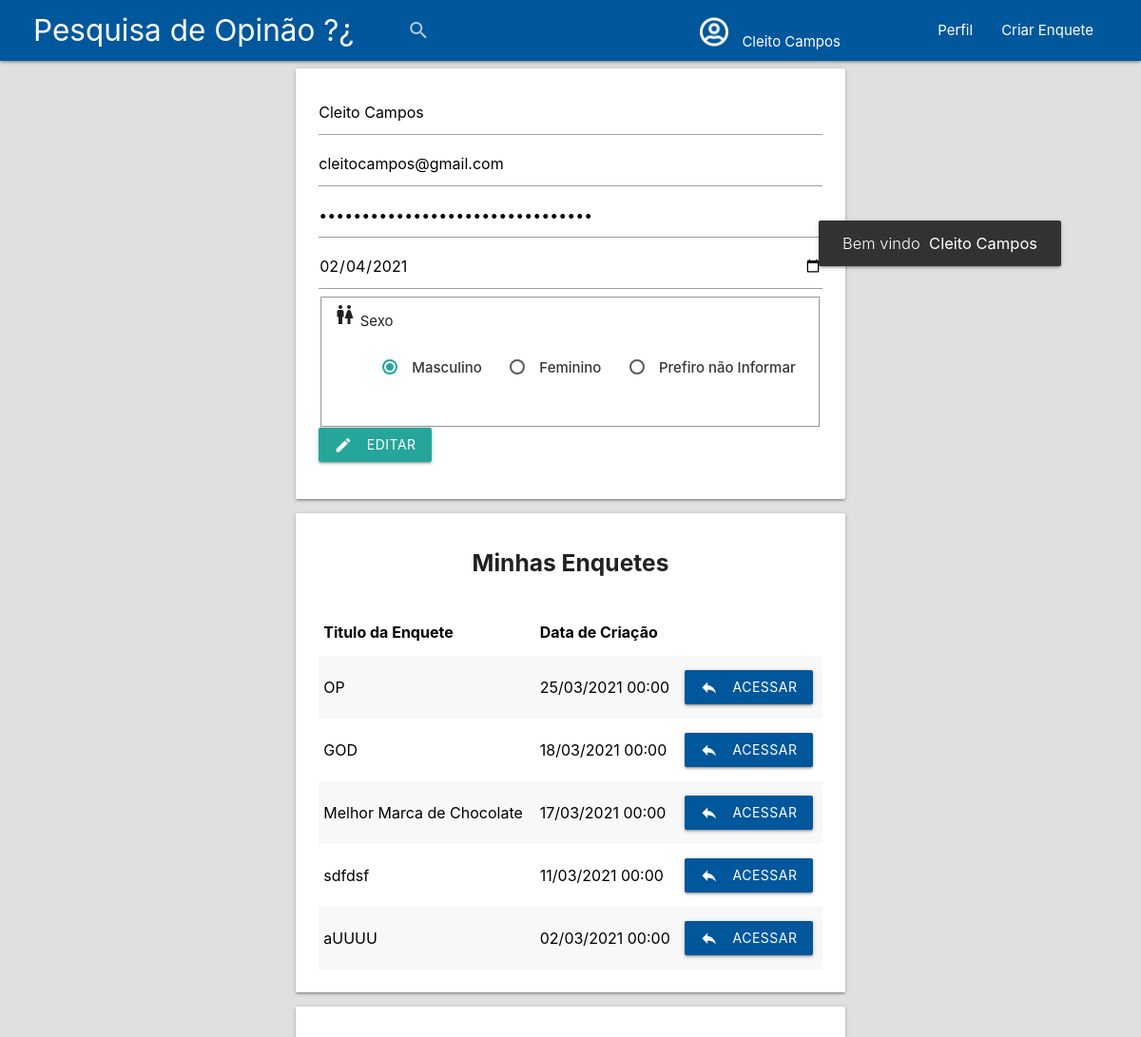
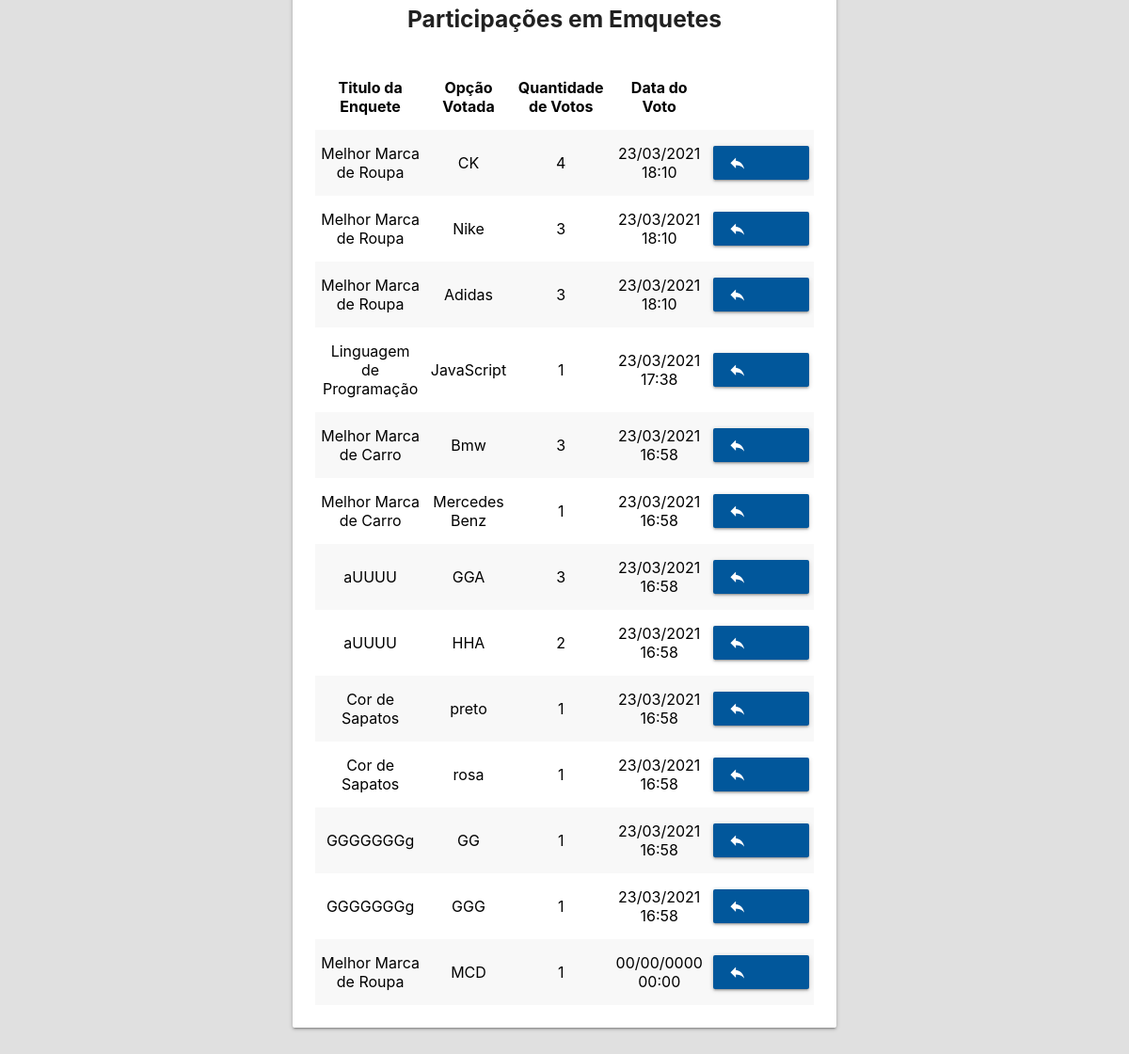
Screenshot of /perfilUsuario.php (signed in) with the database file from the repository (2 pictures, top to bottom).
### tables this page shows
CREATE TABLE `usuario` (
  `id_user` int(6) NOT NULL,
  `enquetes_user` int(11) DEFAULT NULL,
  `votos_user` int(11) DEFAULT NULL,
  `usuario` varchar(255) NOT NULL,
  `email` varchar(255) NOT NULL,
  `sexo` varchar(255) NOT NULL,
  `senha` varchar(255) NOT NULL,
  `data_nac` date NOT NULL
);

CREATE TABLE `enquete_simples_caracteres` (
  `Cod_Enquete_Simples_Caracteres` int(4) NOT NULL,
  `unico` varchar(20) NOT NULL,
  `private` varchar(20) NOT NULL,
  `id_user` int(11) DEFAULT NULL,
  `titulo` varchar(255) NOT NULL,
  `data_criacao` datetime NOT NULL,
  `descricao` varchar(255) NOT NULL,
  `item1` varchar(255) NOT NULL,
  `item2` varchar(255) NOT NULL,
  `item3` varchar(255) NOT NULL,
  `item4` varchar(255) NOT NULL,
  `item5` varchar(255) NOT NULL,
  `item6` varchar(255) NOT NULL,
  `item7` varchar(255) NOT NULL,
  `item8` varchar(255) NOT NULL,
  `item9` varchar(255) NOT NULL,
  `item10` varchar(255) NOT NULL
);

CREATE TABLE `votos_usuario` (
  `id_voto` int(11) NOT NULL,
  `id_user` int(11) NOT NULL,
  `cod_enquete` int(11) NOT NULL,
  `titulo` varchar(255) NOT NULL,
  `voto_user` varchar(255) NOT NULL,
  `quant_votos` int(11) NOT NULL,
  `data_voto` datetime NOT NULL
);

### paginacaoPesq.php (called while the page is built, shortened)
<?php
if(isset($_GET['pesquisa'])){
    $pesquisa = limpar($_GET['pesquisa']);
    $pesq = " WHERE titulo or descricao LIKE '%$pesquisa%' ";
    $pesquisar = "&pesquisa=$pesquisa";
    $urlParam = "?pesquisa=$pesquisa&";
}
else{
    $pesquisa = "";
}
?>

### perfilUsuario.php (the view, shortened to what this page needs)
<?php
require_once "conexaoBD.php";
if(isset($_SESSION['id_usuario'])){
    if($_SESSION['logado'] = TRUE and $_SESSION['id_usuario'] !== NULL){
        $codUser = $_SESSION['id_usuario'];
        $sqlBuscaEnqueteDoUsuario = "SELECT titulo, data_criacao, Cod_Enquete_Simples_Caracteres FROM enquete_simples_caracteres WHERE id_user = $codUser ORDER BY `enquete_simples_caracteres`.`data_criacao` DESC";
        $sqlBuscaVotosDoUsuario = "SELECT cod_enquete, titulo, voto_user, quant_votos, data_voto FROM votos_usuario WHERE id_user = $codUser ORDER BY `votos_usuario`.`data_voto` DESC";
        $sqlBuscaDadosUsuario = "SELECT * FROM usuario WHERE id_user = $codUser";
        $resultPerfilUsuario = mysqli_query($linkBD, $sqlBuscaDadosUsuario);
        $resultEnqueteDoUsuario = mysqli_query($linkBD, $sqlBuscaEnqueteDoUsuario);
        $resultVotosDoUsuario = mysqli_query($linkBD, $sqlBuscaVotosDoUsuario);
        $totalDadosEnqueteDoUsuario = mysqli_num_rows($resultEnqueteDoUsuario);
        $totalDadosVotosDoUsuario = mysqli_num_rows($resultVotosDoUsuario);
        $dadosUsuario = mysqli_fetch_array($resultPerfilUsuario);
    }
}else{
    $_SESSION['menssagem'] = "Faça o Login Para Acessar esta Pagina";
    header("location:Index.php");
}
function formataData($data){
    $array1 = explode(" ",$data);
    $array2 = $array1[0];
    $array3 = $array1[1];
    $array2 = explode("-",$array2);
    $array3 = explode(":",$array3);
    $novaData = $array2[2]."/".$array2[1]."/".$array2[0]." ".$array3[0].":".$array3[1];
    return $novaData;
}
require_once "paginacaoPesq.php";
?>
<!DOCTYPE html>
    <head>
        <link rel="stylesheet" href="https://cdnjs.cloudflare.com/ajax/libs/materialize/1.0.0/css/materialize.min.css">
        <link rel="stylesheet" href="src/css/indexLogado.css">
        <link rel="stylesheet" href="src/css/cadUser.css">
    </head>
    <body class="grey lighten-2">
    <div class="navbar-fixed">
        <div class="row">
        <nav class="light-blue darken-4" id="navBar">
            <div class="nav-wrapper">
                <a href="Index.php" id="logo" class="brand-logo">Pesquisa de Opinão ?¿</a>
                <a class="waves-effect waves-light modal-trigger right" id="createEnquete" href="#criacao">Criar Enquete</a>
                <ul class="right hide-on-med-and-down" id="itemNav">
                    <li id="camPesq">
                        <form action="IndexLogado.php" method="GET">
                            <div class="input-field light-blue darken-4">
                                <input id="search" class="light-blue darken-4   white-text" value="<?php echo $pesquisa; ?>" type="search" name="pesquisa" required>
                                <label class="label-icon" for="search"><i class="material-icons ">search</i></label>
                                <i class="material-icons" id="iconPesq">close</i>
                            </div>
                        </form>
                    </li>
                    <li class="logIcon" id="contenier_IconUser">
                        <a href="#!" id="linkLogin" class="dropdown-trigger1" data-target="dropdownLogout">
                            <img class="iconUser" src="src/img/user-circle.png" alt="icon user">
                            <span><?php echo $dadosUsuario['usuario'];?></span>
                        </a>
                    </li>
                    <li>
                        <a href="perfilUsuario.php" id="linkLogin" class="modal-trigger">Perfil</a>
                    </li>
                </ul>
            </div>
        </nav>
        </div>
    </div>
        <div class="row">
            <div class="col s12 m6 push-m3" id="PerfilUsuario">
                <div class="card lighten-5">
                    <div class="card-content">
                        <form action="<?php echo $_SERVER['PHP_SELF']?>" method="POST">
                            <input name="usuario" type="text" value="<?php echo $dadosUsuario['usuario']?>" class="input-infoUser" placeholder="Usuario">
                            <input name="email" type="email" value="<?php echo $dadosUsuario['email']?>" class="input-infoUser" placeholder="E-Mail">
                            <input name="senha" type="password" value="<?php echo $dadosUsuario['senha']?>" class="input-infoUser" placeholder="Senha">
                            <input name="dataNac" type="date" value="<?php echo $dadosUsuario['data_nac']?>" class="input-infoUser" placeholder="00/00/0000">
                            <fieldset>
                            <i class="material-icons prefix">wc</i>
                                <span>Sexo</span>
                            <p id="radio-btn" >
                                <label>
                                    <span>Masculino</span>
                                </label>
                                <label>
                                    <span>Feminino</span>
                                </label>
                                <label>
                                    <span>Prefiro não Informar</span>
                                </label>
                            </p>
                            </fieldset>
                            <button name="btn-editar" type="submit" class="btn waves-effect waves-light">
                                Editar
                                <i class="material-icons left">create</i>
                            </button>
                        </form>
                    </div>
                </div>
                <div class="card ">
                    <br>
                    <h5 class="center"><b>Minhas Enquetes</b></h5>
                    <div class="card-content white-text">
                        <table id="tabUserMinhasEnq" class="responsive-table striped">
                            <thead>
                                <tr class="highlight">
                                    <th>Titulo da Enquete</th>
                                    <th class="centered" title="Data da Criação da Enquete">Data de Criação</th>
                                    <th></th>
                                </tr>
                            </thead>
                            <tbody>
                                <?php
                                if($totalDadosEnqueteDoUsuario >= 1){
                                while ($dados = mysqli_fetch_array($resultEnqueteDoUsuario)) {
                                ?>
                                <tr>
                                    <td>
                                       <?php echo $dados['titulo'] ?>
                                    </td>
                                    <td>
                                       <?php if(empty($dados['data_criacao'])){
                                          echo 'Sem dados <i class="material-icons left">sentiment_dissatisfied</i>';
                                       }else{
                                           echo formataData($dados['data_criacao']);
                                       }
                                       ?>
                                    </td>
                                    <td>
                                        <a class="waves-effect waves-light light-blue darken-4 btn" target="_blank"
                                        href="votacao.php?chave=<?php echo $dados['Cod_Enquete_Simples_Caracteres'];?>"><i class="material-icons left">reply</i>Acessar
                                        </a>
                                    </td>
                                </tr>
                                <?php
                                    }
                                    }
                                ?>
                            </tbody>
                        </table>
                    </div>
                </div>
                <div class="card ">
                    <br>
                    <h5 class="center"><b>Participações em Emquetes</b></h5>
                    <div class="card-content white-text">
                        <table id="tabUserParticipacaoEnq" class="responsive-table striped centered">
                            <thead>
                                <tr class="highlight">
                                    <th>Titulo da Enquete</th>
                                    <th>Opção Votada</th>
                                    <th >Quantidade de Votos</th>
                                    <th title="Data Do Ultimo Voto Realizado">Data do Voto</th>
                                    <th></th>
                                </tr>
                            </thead>
                            <tbody>
                                <?php
                                if($totalDadosVotosDoUsuario >= 1){
                                while ($dadosVotos = mysqli_fetch_array($resultVotosDoUsuario)) {
                                ?>
                                <tr>
                                    <td>
                                       <?php echo $dadosVotos['titulo'] ?>
                                    </td>
                                    <td>
                                       <?php echo $dadosVotos['voto_user'] ?>
                                    </td>
                                    <td>
                                       <?php echo $dadosVotos['quant_votos'] ?>
                                    </td>
                                    <td>
                                       <?php if(empty($dadosVotos['data_voto'])){
                                          echo 'Sem dados <i class="material-icons left">sentiment_dissatisfied</i>';
                                       }else{
                                           echo formataData($dadosVotos['data_voto']);
                                       }
                                       ?>
                                    </td>
                                    <td>
                                        <a class="waves-effect waves-light light-blue darken-4 btn" target="_blank"
                                        href="votacao.php?chave=<?php echo $dadosVotos['cod_enquete'];?>"><i class="material-icons left">reply</i>Acessar
                                        </a>
                                    </td>
                                </tr>
                                <?php
                                    }
                                    }
                                ?>
                            </tbody>
                        </table>
                    </div>
                </div>
                <div class="col push-l3 pull-3 l6">
                </div>
            </div>
        </div>
    </body>
</html>

### src/css/indexLogado.css (style rules this page uses)
#tabUserMinhasEnq, #tabUserParticipacaoEnq { color: black; }
#createEnquete, #logo { margin: 0 15px; }
#navBar { padding: 0 35px 0 20px; }
.iconUser { padding: 18px 0 0 0; width:30px; }
#contenier_IconUser { align-content: center; width: 250px; height: 64px; }
#contenier_IconUser span { padding: 0px 0px 0px 10px; }
#linkLogin { height: 64px; }

### src/css/cadUser.css (style rules this page uses)
#radio-btn { display: flex; justify-content: space-around; margin: 5% 0 8% 7%; }
#radio-btn> label >span { color:#36373b; font-weight:500; }

### rows the page displays
usuario: usuario "Cleito Campos", email "cleitocampos@gmail.com", dataNac "02/04/2021"
enquete_simples_caracteres: titulo "OP", data_criacao "25/03/2021 00:00"
enquete_simples_caracteres: titulo "GOD", data_criacao "18/03/2021 00:00"
enquete_simples_caracteres: titulo "Melhor Marca de Chocolate", data_criacao "17/03/2021 00:00"
enquete_simples_caracteres: titulo "sdfdsf", data_criacao "11/03/2021 00:00"
enquete_simples_caracteres: titulo "aUUUU", data_criacao "02/03/2021 00:00"
votos_usuario: titulo "Melhor Marca de Roupa", voto_user "CK", quant_votos "4", data_voto "23/03/2021 18:10"
votos_usuario: titulo "Melhor Marca de Roupa", voto_user "Nike", quant_votos "3", data_voto "23/03/2021 18:10"
votos_usuario: titulo "Melhor Marca de Roupa", voto_user "Adidas", quant_votos "3", data_voto "23/03/2021 18:10"
votos_usuario: titulo "Linguagem de Programação", voto_user "JavaScript", quant_votos "1", data_voto "23/03/2021 17:38"
votos_usuario: titulo "Melhor Marca de Carro", voto_user "Bmw", quant_votos "3", data_voto "23/03/2021 16:58"
votos_usuario: titulo "Melhor Marca de Carro", voto_user "Mercedes Benz", quant_votos "1", data_voto "23/03/2021 16:58"
votos_usuario: titulo "aUUUU", voto_user "GGA", quant_votos "3", data_voto "23/03/2021 16:58"
votos_usuario: titulo "aUUUU", voto_user "HHA", quant_votos "2", data_voto "23/03/2021 16:58"
votos_usuario: titulo "Cor de Sapatos", voto_user "preto", quant_votos "1", data_voto "23/03/2021 16:58"
votos_usuario: titulo "Cor de Sapatos", voto_user "rosa", quant_votos "1", data_voto "23/03/2021 16:58"
votos_usuario: titulo "GGGGGGGg", voto_user "GG", quant_votos "1", data_voto "23/03/2021 16:58"
votos_usuario: titulo "GGGGGGGg", voto_user "GGG", quant_votos "1", data_voto "23/03/2021 16:58"
votos_usuario: titulo "Melhor Marca de Roupa", voto_user "MCD", quant_votos "1", data_voto "00/00/0000 00:00"
